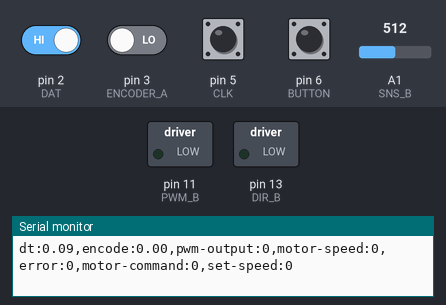
The sketch below on a simulated Arduino Uno, built with avr-gcc and run on an emulated ATmega328P. On the bench: switched loads named in the sketch (green lamp = pin HIGH), the last lines printed to the serial monitor. Dashed ring = blinking. The test bench sets the inputs (shaded band); at power-on: pin 2 (DAT), pin 5 (CLK) HIGH, pin 3 (ENCODER_A), pin 6 (BUTTON) LOW, A1 (SNS_B) = 512.

Above: at 1.2 s.
1.3 s: pin 6 (BUTTON) pulled HIGH for 0.15 s
At 1.9 s:
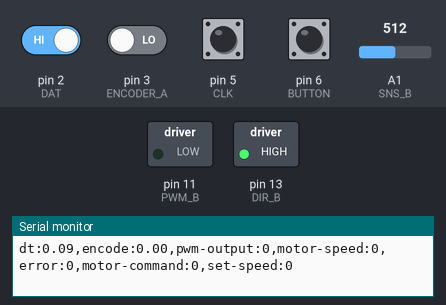
6.5 s: pin 6 (BUTTON) pulled HIGH for 1 s
At 7.3 s:
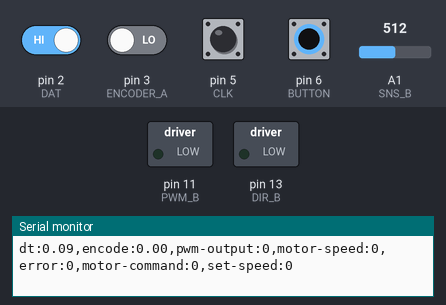
10.5 s: pin 6 (BUTTON) pulsed HIGH 5 times (0.12 s each, 0.3 s apart)
At 10.71 s:
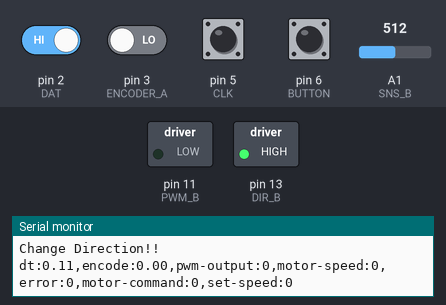
18.6 s: pin 2 (DAT) driven LOW and pin 6 (BUTTON) driven HIGH
At 19.9 s:
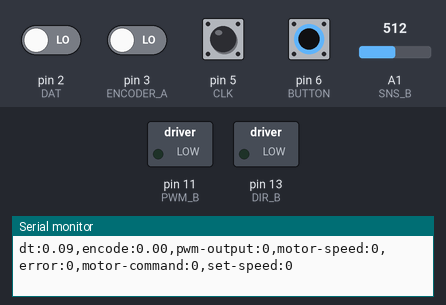
Timing chart, 0 to 21.6 s (numbered marks = the images above; inputs shaded):
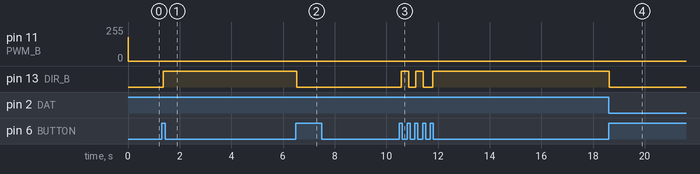

The sketch:

motorDriverPIDspeed.ino
```cpp
///////////////////////////////////////////////////////////////////////////////////////////////////////////////////////////////////////////////////
//                                            I/O PIN DEFINITIONS
///////////////////////////////////////////////////////////////////////////////////////////////////////////////////////////////////////////////////
const int DIR_B = 13;
const int PWM_B = 11;
const int SNS_B = A1;

const int ENCODER_A = 3;
const int ENCODER_B = 4;

const int DAT = 2;
const int CLK = 5;
const int BUTTON = 6;

///////////////////////////////////////////////////////////////////////////////////////////////////////////////////////////////////////////////////
//                                            Global Variables
///////////////////////////////////////////////////////////////////////////////////////////////////////////////////////////////////////////////////
bool blinking = false;
bool motor_direction = false;
int target_time;

bool pressed = false;
bool lastPressed = false;
int rotary_count = 0;

long encoder_count = 0;
long encoder_count_last = 0;
int pwm_output = 100;
int motor_current = 0;
float alpha = 0.2;
int motor_current_smooth = 0;
int motor_current_smooth_last = 0;
int speed_int = 0;
float speed_float = 0;
long serial_time = 0;

float pid_Kp = 5;
float pid_Ki = 0;
float pid_Kd = 0;

double dt = 0;
int dt_print = 0;
float Kp = 2.0; // adjust this experimentally
int error = 0;
int error_last = 0;
float Ki = 0.5; // adjust this experimentally
float integral = 0;
float Kd = 1.0;
float derivative = 0;


int set_speed = 0;
int motor_command = 0;


void setup() {
  Serial.begin(9600);
  while (!Serial) {
    ; // wait for serial port to connect. Needed for native USB
  }

  attachInterrupt(digitalPinToInterrupt(ENCODER_A), rightEncoderEvent, CHANGE);
  attachInterrupt(digitalPinToInterrupt(DAT), RoteStateChanged, FALLING);

  pinMode(DIR_B, OUTPUT);
  pinMode(PWM_B, OUTPUT);
  pinMode(SNS_B, INPUT);

  pinMode(ENCODER_B, INPUT);
  pinMode(CLK, INPUT);
  pinMode(BUTTON, INPUT);

  TCCR2A = _BV(COM2A1) | _BV(COM2B1) | _BV(WGM21) | _BV(WGM20);

  TCCR2B = _BV(CS22);

  OCR2A = 180;

  OCR2B = 50;


}

void loop() {

  lastPressed = pressed;
  pressed = digitalRead(BUTTON);
  if (lastPressed == false && pressed == true) {
    Serial.println("Change Direction!!");
    motor_direction = !motor_direction;
  }

  if (motor_direction) {
    digitalWrite(DIR_B, HIGH);
  } else {
    digitalWrite(DIR_B, LOW);
  }

  rotary_count = min(100, max(0, rotary_count));
  set_speed = map(rotary_count, 0, 100, 0, 255) * 2;

  if(millis() > serial_time + 10) {// Every 100 ms

    dt = (double) (millis() - serial_time) / 1000;
    dt_print = (int) dt * 1000;
    serial_time = millis();

    speed_float = ((abs(encoder_count - encoder_count_last) / 748.0) * (60 / dt));
    speed_int = (int) speed_float;
    encoder_count_last = encoder_count;
    //set_speed = 100;

    // Proportional controller
    Kp = 1.2; // adjust this experimentally
    error = set_speed - speed_int;
    Ki = 1;
    integral += error * dt;
    integral = max(-100, min(100, integral));
    Kd = 0.05;
    derivative = (error - error_last) / dt;
    error_last = error;

    motor_command = Kp * error + Ki * integral + Kd * derivative;

    motor_command = max(0, min(500, motor_command));

    pwm_output = map(motor_command, 0, 200, 0, 255);
    OCR2A = pwm_output;


    motor_current = analogRead(SNS_B); //map(analogRead(SNS_B), 0, 676, 0, 2);


    motor_current_smooth = alpha * motor_current + (1 - alpha) * motor_current_smooth_last;
    motor_current_smooth_last = motor_current_smooth;

    Serial.print("dt:");
    Serial.print(dt);
    Serial.print(",");
    Serial.print("encode:");
    Serial.print(((abs(encoder_count - encoder_count_last) / 748.0) * (60 / dt)));
    Serial.print(",");
    Serial.print("pwm-output:");
    Serial.print(pwm_output);
    Serial.print(",");
    Serial.print("motor-speed:");
    Serial.print(speed_int);
    Serial.print(",");
    Serial.print("error:");
    Serial.print(error);
    Serial.print(",");
    Serial.print("motor-command:");
    Serial.print(motor_command);
    Serial.print(",");
    Serial.print("set-speed:");
    Serial.print(set_speed);
    Serial.println("");

  }


}

void rightEncoderEvent() {
  if (digitalRead(ENCODER_A) == HIGH) {
    if (digitalRead(ENCODER_B) == LOW) {
      encoder_count++; }
    else {
      encoder_count--; }
  } else {
    if (digitalRead(ENCODER_B) == LOW) {
      encoder_count--;
    } else {
      encoder_count++;
    }
  }
}


void RoteStateChanged() {
  if (digitalRead(DAT) == LOW) {
    if (digitalRead(CLK) == LOW) {
      rotary_count++; }
    else {
      rotary_count--; }
  }

}
```

Measured:
- after the input at 1.3 s, pin 13 (DIR_B): LOW → HIGH after 0.06 s
- after the input at 6.5 s, pin 13 (DIR_B): HIGH → LOW at once
- after the input at 10.5 s, pin 13 (DIR_B): alternates HIGH for 0.28 s and LOW for 0.33 s, 5 changes in all, then stays HIGH, starting after 0.08 s
- after the input at 18.6 s, pin 13 (DIR_B): HIGH → LOW at once
